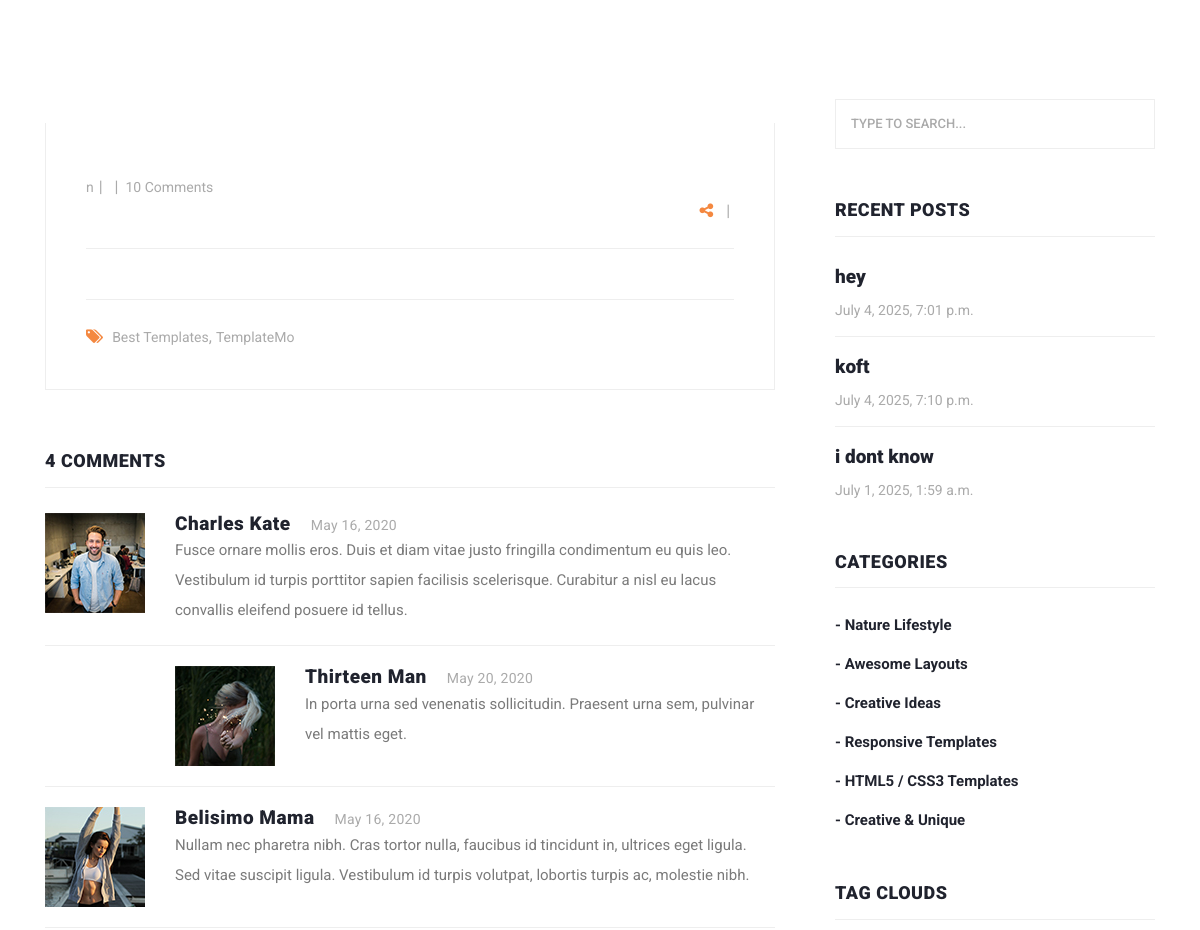
Page /post-detail/ (middle part) on the earlier database version.
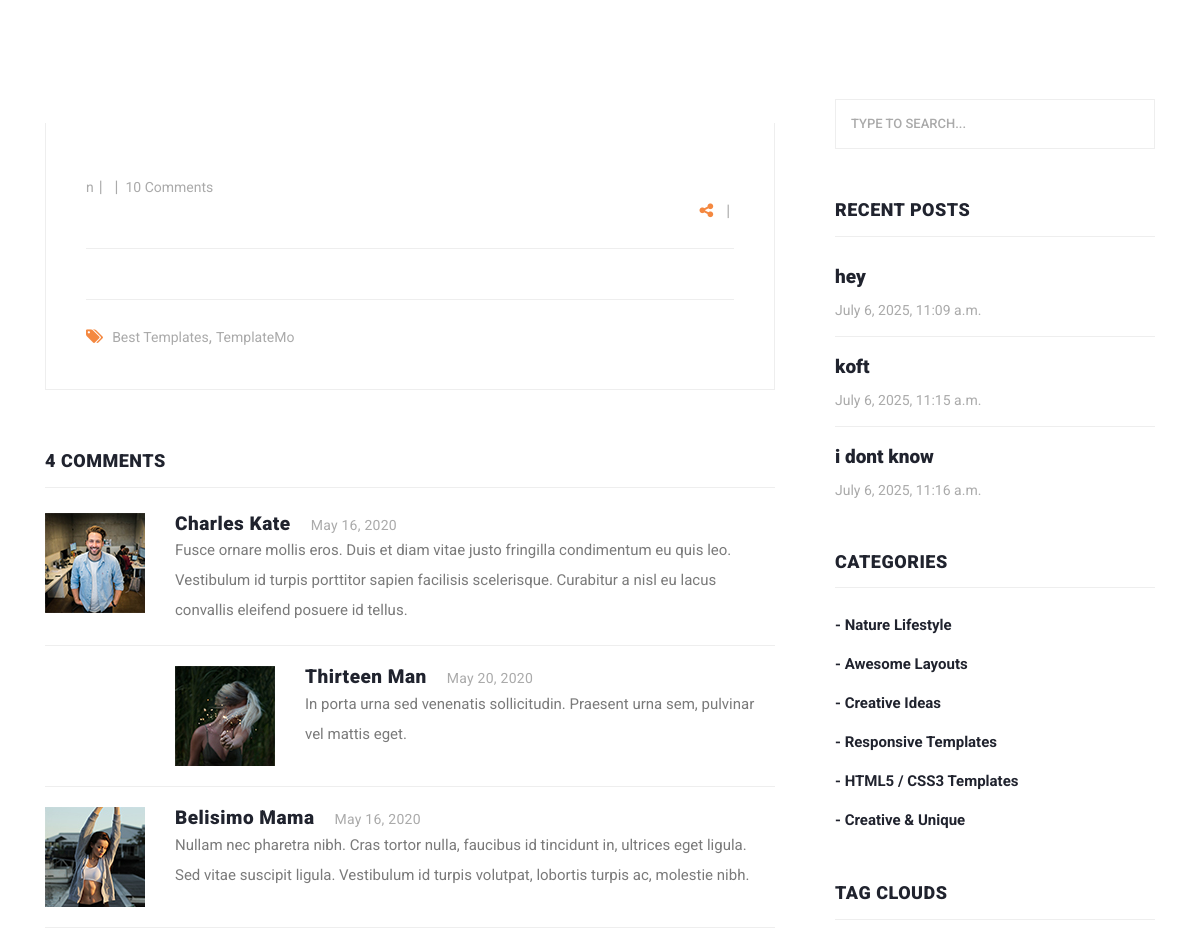
Same page on the later database version.
### homePageApp/models.py (models this page shows, shortened)
class blog(models.Model):
    title = models.CharField(max_length=100)
    category = models.ManyToManyField(category)
    content = models.TextField()
    description = models.TextField(editable=True,blank=True ,help_text="its gonna be auto full")
    author = models.ForeignKey(User,on_delete=models.SET_NULL, null=True)
    created_at = models.DateTimeField(auto_now_add=True)
    updated_at = models.DateTimeField(auto_now=True)
    image=models.ImageField(upload_to="images/blogs")
    views = models.IntegerField(default=0)
    slug=models.SlugField(null=True,unique=True,blank=True)
    class Meta:
        ordering=['-created_at']
        verbose_name="post"
        verbose_name_plural= verbose_name+"s"
    def url(self):
        return reverse('blog_with_id',args=[self.slug])

### homePageApp/views.py (the view)
# urls.py: path('post-detail/', views.detailpage, name='detailpage'),
def detailpage(request):
    return render(request, 'homePageApp/post-details.html')

### context/context_processors.py (called while the page is built)
def recentBlog(request):
    recent_blogs=blog.objects.all().order_by('-created_at')
    recent_blogs=recent_blogs[:3]
    return {'recent_blog':recent_blogs}

def categories(request):
    categorie=category.objects.all()
    return{'category':categorie}

### homePageApp/templates/homePageApp/post-details.html (shortened to what the changed rows need)
{% load static %} {% load social_share%}
<!DOCTYPE html>
<html lang="en">
  <head>
    <link
      href="{% static 'vendor/bootstrap/css/bootstrap.min.css' %}"
      rel="stylesheet"
    />
    <link rel="stylesheet" href="{% static 'css/fontawesome.css' %}" />
    <link
      rel="stylesheet"
      href="{% static 'css/templatemo-stand-blog.css' %}"
    />
    <link rel="stylesheet" href="{% static 'css/owl.css' %}" />
  </head>
  <body>
    <section class="blog-posts grid-system">
      <div class="container">
        <div class="row">
          <div class="col-lg-8">
            <div class="all-blog-posts">
              <div class="row">
                <div class="col-lg-12">
                  <div class="sidebar-item comments">
                    <div class="sidebar-heading">
                      <h2>4 comments</h2>
                    </div>
                  </div>
                </div>
              </div>
            </div>
          </div>
          <div class="col-lg-4">
            <div class="sidebar">
              <div class="row">
                <div class="col-lg-12">
                  <div class="sidebar-item recent-posts">
                    <div class="sidebar-heading">
                      <h2>Recent Posts</h2>
                    </div>
                    <div class="content">
                      {% include "homePageApp/recentPost.html"%}
                    </div>
                  </div>
                </div>
                <div class="col-lg-12">
                  <div class="sidebar-item categories">
                    <div class="sidebar-heading">
                      <h2>Categories</h2>
                    </div>
                  </div>
                </div>
                <div class="col-lg-12">
                  <div class="sidebar-item tags">
                    <div class="sidebar-heading">
                      <h2>Tag Clouds</h2>
                    </div>
                  </div>
                </div>
              </div>
            </div>
          </div>
        </div>
      </div>
    </section>
  </body>
</html>

### homePageApp/templates/homePageApp/recentPost.html
{% load static%} {% comment %} recent posts {% endcomment %}
<ul>
  {% for blog in recent_blog %}
  <li>
    <a href="{{blog.url}}">
      <h5>{{blog.title}}</h5>
      <span>{{blog.updated_at}}</span>
    </a>
  </li>
  {% endfor %}
</ul>

Differences in the rows shown:
changed blog "hey": updated_at "July 4, 2025, 7:01 p.m." → "July 6, 2025, 11:09 a.m."
changed blog "koft": updated_at "July 4, 2025, 7:10 p.m." → "July 6, 2025, 11:15 a.m."
changed blog "i dont know": updated_at "July 1, 2025, 1:59 a.m." → "July 6, 2025, 11:16 a.m."
